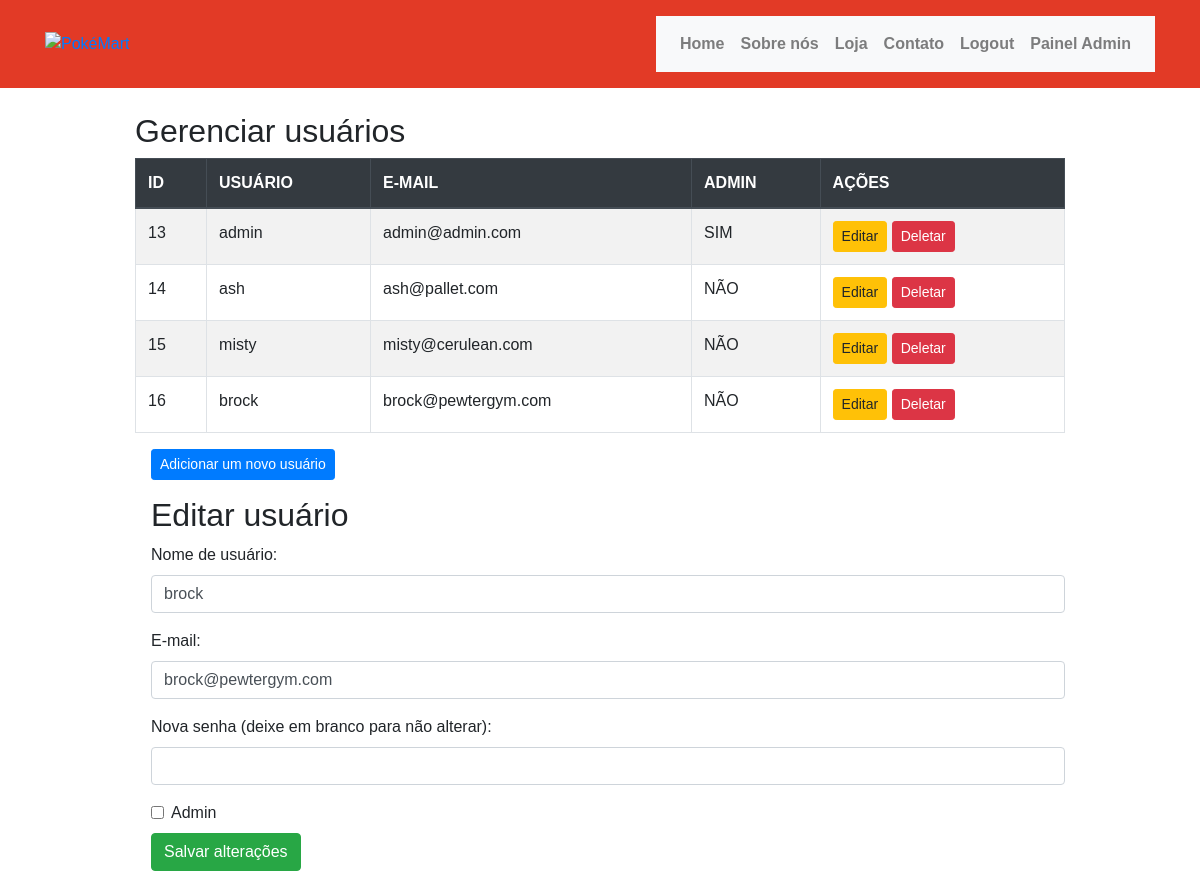
Screenshot of /users.php?action=edit&id=13 (signed in) with the database file from the repository.
### tables this page shows
CREATE TABLE IF NOT EXISTS `users` (
  `id` int(11) NOT NULL AUTO_INCREMENT,
  `username` varchar(50) NOT NULL DEFAULT '0',
  `email` varchar(50) NOT NULL DEFAULT '0',
  `password` varchar(250) NOT NULL DEFAULT '0',
  `admin` tinyint(4) NOT NULL DEFAULT 0,
  PRIMARY KEY (`id`)
);

### users.php (the view, shortened to what this page needs)
<?php
include "admin/db.connect.php";
include "header.php";
if (isset($_GET['id']) && isset($_GET['action']) && $_GET['action'] == 'edit') {
    $userId = $_GET['id'];
    $stmt = $conn->prepare("SELECT * FROM users WHERE id = ?");
    $stmt->bind_param("i", $userId);
    $stmt->execute();
    $result = $stmt->get_result();
    $user = $result->fetch_assoc();
}
$stmt = $conn->query("SELECT * FROM users");
$users = $stmt->fetch_all(MYSQLI_ASSOC);
?>
<div class="container" style="max-width: 80vw; margin: 0 auto;">
    <h2 class="mt-4">Gerenciar usuários</h2>
    <table class="table table-striped table-bordered table-hover">
        <thead class="thead-dark">
            <tr>
                <th>ID</th>
                <th>USUÁRIO</th>
                <th>E-MAIL</th>
                <th>ADMIN</th>
                <th>AÇÕES</th>
            </tr>
        </thead>
        <tbody>
            <?php foreach ($users as $user): ?>
                <tr>
                    <td><?= $user['id']; ?></td>
                    <td><?= $user['username']; ?></td>
                    <td><?= $user['email']; ?></td>
                    <td><?= $user['admin'] ? 'SIM' : 'NÃO'; ?></td>
                    <td>
                        <a href="users.php?action=edit&id=<?= $user['id']; ?>" class="btn btn-warning btn-sm">Editar</a>
                        <a href="users.php?action=delete&id=<?= $user['id']; ?>" class="btn btn-danger btn-sm" onclick="return confirmDelete()">Deletar</a>
                    </td>
                </tr>
            <?php endforeach; ?>
        </tbody>
    </table>
    <a href="users.php?action=add" class="btn btn-primary btn-sm mb-3 ml-3">Adicionar um novo usuário</a>
    <?php if (isset($_GET['action']) && $_GET['action'] == 'edit' && isset($user)): ?>
        <div class="ml-3 mb-3">
            <h2>Editar usuário</h2>
            <form action="users.php" method="POST">
                <div class="form-group">
                    <label for="username">Nome de usuário:</label>
                    <input type="text" class="form-control" id="username" name="username" value="<?= $user['username']; ?>"
                        required>
                </div>
                <div class="form-group">
                    <label for="email">E-mail:</label>
                    <input type="email" class="form-control" id="email" name="email" value="<?= $user['email']; ?>" required>
                </div>
                <div class="form-group">
                    <label for="password">Nova senha (deixe em branco para não alterar):</label>
                    <input type="password" class="form-control" id="password" name="password">
                </div>
                <div class="form-check">
                    <input type="checkbox" class="form-check-input" id="admin" name="admin" <?= $user['admin'] ? 'checked' : ''; ?>>
                    <label class="form-check-label" for="admin">Admin</label>
                </div>
                <button type="submit" class="btn btn-success mt-2" name="edit_user">Salvar alterações</button>
            </form>
        </div>
    <?php endif; ?>
</div>

### stylesheet.css (style rules this page uses)
* { font-family: Arial, Helvetica, sans-serif; }
html, body { height: 100%; margin: 0; display: flex; flex-direction: column; }
.container { flex-grow: 1; }

### rows the page displays
users: id "13", username "admin", email "admin@admin.com", admin "SIM"
users: id "14", username "ash", email "ash@pallet.com", admin "NÃO"
users: id "15", username "misty", email "misty@cerulean.com", admin "NÃO"
users: id "16", username "brock", email "brock@pewtergym.com", shows "NÃO"
